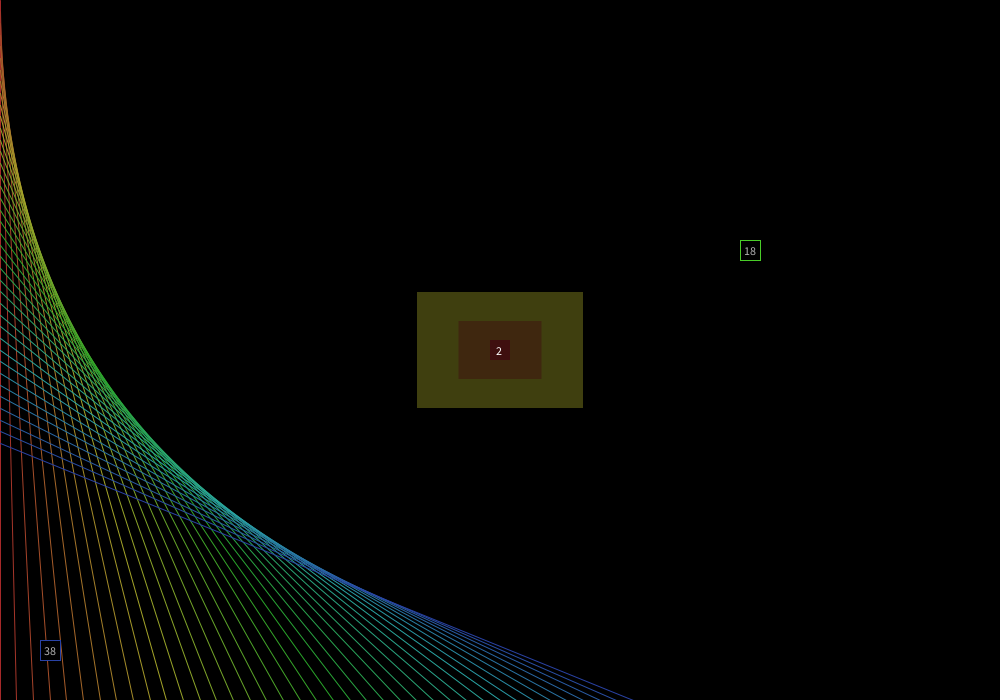
Frame 1 (no input)
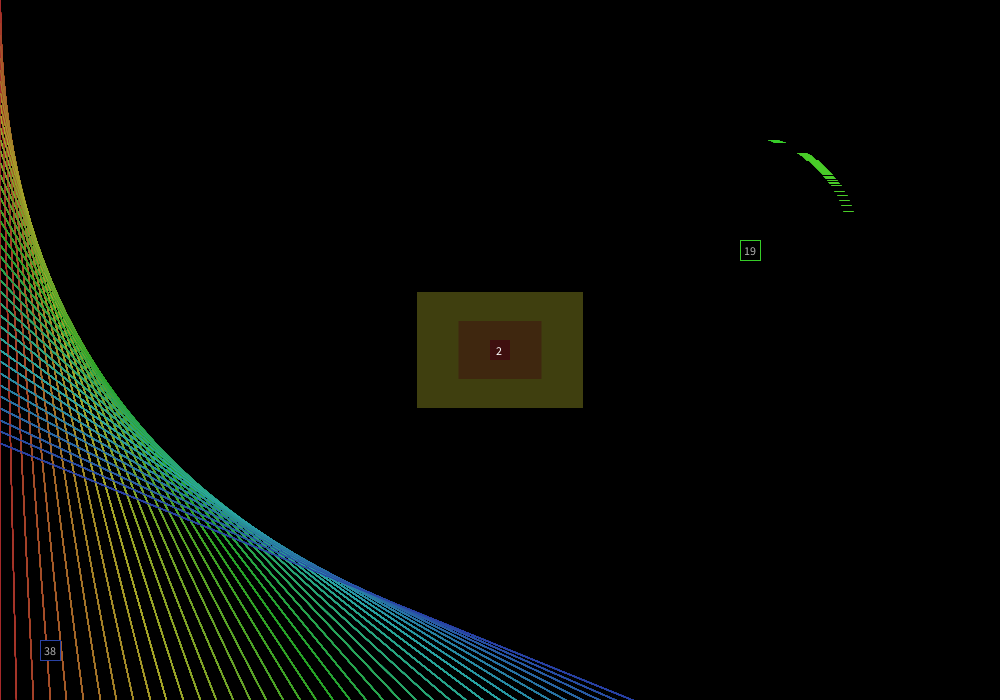
Frame 60 (the mouse pressed at the canvas centre just before this capture)
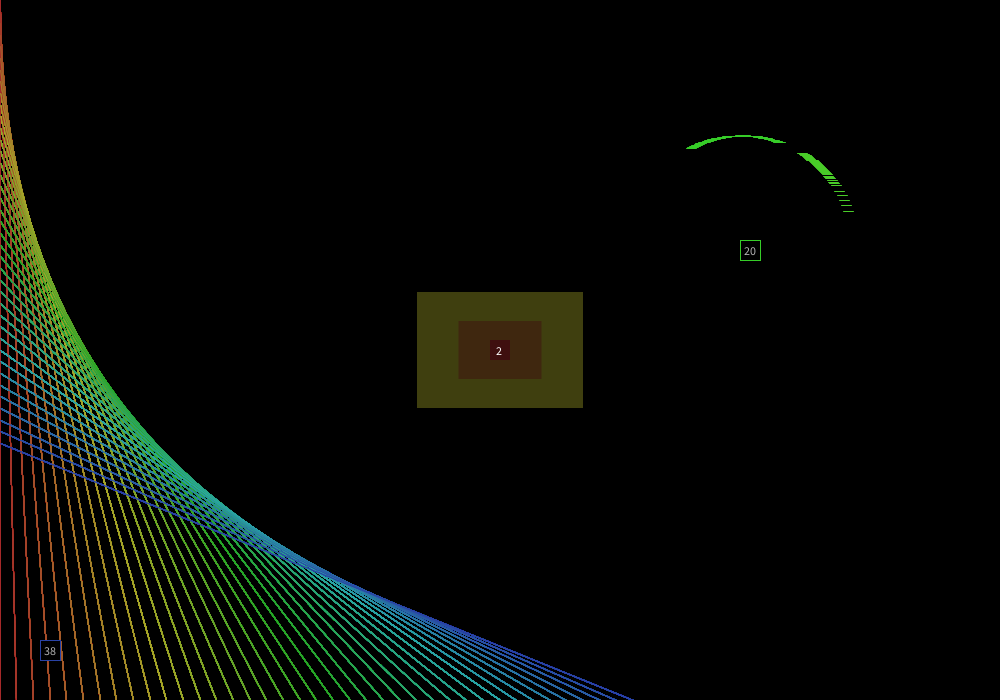
Frame 120 (the mouse held since frame 60 and released just before this capture)

The Processing sketch that drew these frames (run headless with seeded random() and noise(); from frame 60 on, the mouse is pressed at the canvas centre):

// Processing sketch: processing_164704
// ── processing_164704.pde

float r=0;
float theta=0;
int x=0;
int y=0;
int diff;
int time;
int startSTime;
int startMTime;
int spins=10;
int sH=0, sS=80, sB=80;
int mH=0, mS=80, mB=80;
int lastMinute=0;
int mod;
int bars;
int xShift=200;
int yShift=300;
int x0,x1,y1,y0;

void setup() {
  size (1000, 700);
  background(0);
  diff=millis();
  frameRate(1000);
  rectMode(CENTER);
  textAlign(CENTER);
  colorMode(HSB, 360, 100, 100);
  startSTime=second()*1000;
  startMTime=minute()*1000*60;
  drawhour();
}
void draw() {
  if (second()==0){
    drawhour();
  }
  drawSecondsSpiral();
  drawMinuteCurve();
}

void drawSecondsSpiral() {
  int cx=750;
  int cy=250;
  time=startSTime+millis()-diff;
  time=time%60000;
  r=map(time, 0, 60000, 50, 250);
  theta=map (time, 0, 60000, 0, 360*spins);
  x=int(r*cos(radians(theta)));
  y=int(r*sin(radians(theta)));
  if (time%1000<200) {
    noStroke();
    sH=(int)map(time, 0, 60000, 0, 360);
  } else {
    stroke(sH, sS, sB);
  }
  line(cx+x-10, cy-y, cx+x, cy-y);
  stroke(sH, sS, sB);
  fill(0);
  rect(cx, cy, 20, 20);
  fill(255);
  text(second(), cx, cy+5);
  
}


void drawMinuteCurve() {
  int lines=minute();
  if (lastMinute!=minute()){
     for (int i=0; i<=lines; i++){
       stroke(i*(360/60),75,65);
       line(0,i*height/60, i*width/60,height);
       
     }
  fill(0);
  rect(50, height-50, 20, 20);
  fill(255);
  text(minute(), 50, height-45);   
  }
}

void drawhour() {
  noStroke();
  background(0);
  bars=((hour()) % (12));
  if (bars==0)
    bars=12;
  for (int i=bars;i>=0;i--){
    fill(i*(360/12),75,25);
    x0=width/2;
    y0=height/2;
    x1=(i)*(width/12);
    y1=(i)*(height/12);
    rect(x0,y0,x1,y1);
  }
  
  rect(width/2,height/2,20,20);
  fill(0,0,100);
  text(bars, width/2-1, height/2+5);   
  
}
